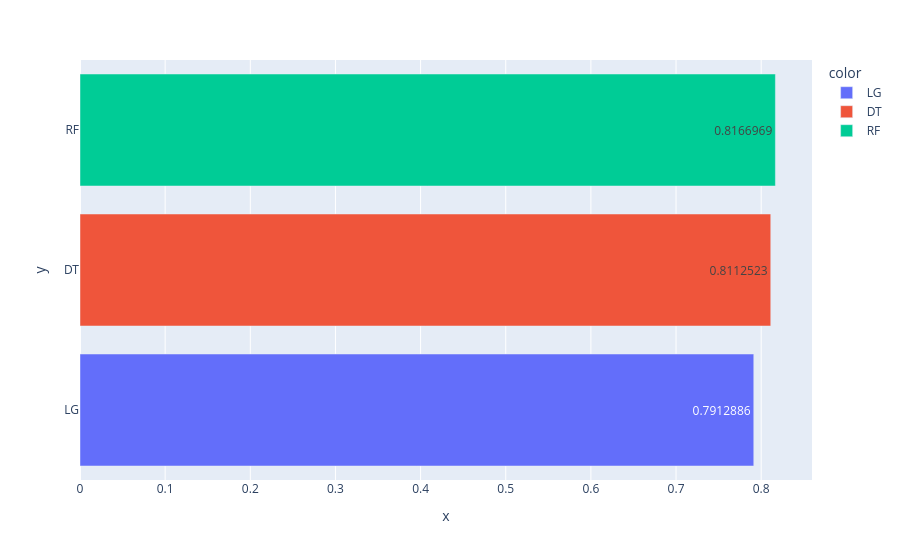
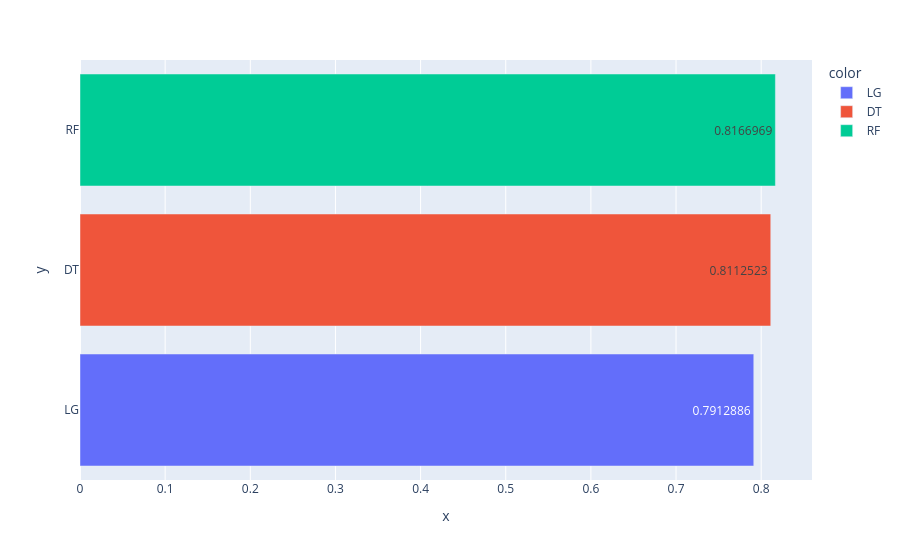

Notebook code cell kept with these figures, in order:
### Code cell
#diagrammes des performances
list_names = ['LG', 'DT', 'RF']
list_acc = [acc_lg, acc_dt, acc_rf]
list_f1 = [f1_lg, f1_dt,f1_rf]
list_final = [list_acc, list_f1]
for i in range(2):
  fig = px.bar(y=list_names, x= list_final[i], color = list_names, text_auto = True)
  fig.show()

### Figure 1 — Plotly figure (JSON) as saved in the notebook; plotly's stock layout.template omitted (floating-point values rounded to 4 significant figures)
{"data": [{"hovertemplate": "color=LG<br>x=%{x}<br>y=%{y}<extra></extra>", "legendgroup": "LG", "marker": {"color": "#636efa", "pattern": {"shape": ""}}, "name": "LG", "orientation": "h", "showlegend": true, "textposition": "auto", "texttemplate": "%{x}", "type": "bar", "x": [0.7913], "xaxis": "x", "y": ["LG"], "yaxis": "y"}, {"hovertemplate": "color=DT<br>x=%{x}<br>y=%{y}<extra></extra>", "legendgroup": "DT", "marker": {"color": "#EF553B", "pattern": {"shape": ""}}, "name": "DT", "orientation": "h", "showlegend": true, "textposition": "auto", "texttemplate": "%{x}", "type": "bar", "x": [0.8113], "xaxis": "x", "y": ["DT"], "yaxis": "y"}, {"hovertemplate": "color=RF<br>x=%{x}<br>y=%{y}<extra></extra>", "legendgroup": "RF", "marker": {"color": "#00cc96", "pattern": {"shape": ""}}, "name": "RF", "orientation": "h", "showlegend": true, "textposition": "auto", "texttemplate": "%{x}", "type": "bar", "x": [0.8167], "xaxis": "x", "y": ["RF"], "yaxis": "y"}], "layout": {"barmode": "relative", "legend": {"title": {"text": "color"}, "tracegroupgap": 0}, "margin": {"t": 60}, "xaxis": {"anchor": "y", "domain": [0.0, 1.0], "title": {"text": "x"}}, "yaxis": {"anchor": "x", "domain": [0.0, 1.0], "title": {"text": "y"}}}}

### Figure 2 — Plotly figure (JSON) as saved in the notebook; plotly's stock layout.template omitted (floating-point values rounded to 4 significant figures)
{"data": [{"hovertemplate": "color=LG<br>x=%{x}<br>y=%{y}<extra></extra>", "legendgroup": "LG", "marker": {"color": "#636efa", "pattern": {"shape": ""}}, "name": "LG", "orientation": "h", "showlegend": true, "textposition": "auto", "texttemplate": "%{x}", "type": "bar", "x": [0.7913], "xaxis": "x", "y": ["LG"], "yaxis": "y"}, {"hovertemplate": "color=DT<br>x=%{x}<br>y=%{y}<extra></extra>", "legendgroup": "DT", "marker": {"color": "#EF553B", "pattern": {"shape": ""}}, "name": "DT", "orientation": "h", "showlegend": true, "textposition": "auto", "texttemplate": "%{x}", "type": "bar", "x": [0.8113], "xaxis": "x", "y": ["DT"], "yaxis": "y"}, {"hovertemplate": "color=RF<br>x=%{x}<br>y=%{y}<extra></extra>", "legendgroup": "RF", "marker": {"color": "#00cc96", "pattern": {"shape": ""}}, "name": "RF", "orientation": "h", "showlegend": true, "textposition": "auto", "texttemplate": "%{x}", "type": "bar", "x": [0.8167], "xaxis": "x", "y": ["RF"], "yaxis": "y"}], "layout": {"barmode": "relative", "legend": {"title": {"text": "color"}, "tracegroupgap": 0}, "margin": {"t": 60}, "xaxis": {"anchor": "y", "domain": [0.0, 1.0], "title": {"text": "x"}}, "yaxis": {"anchor": "x", "domain": [0.0, 1.0], "title": {"text": "y"}}}}
